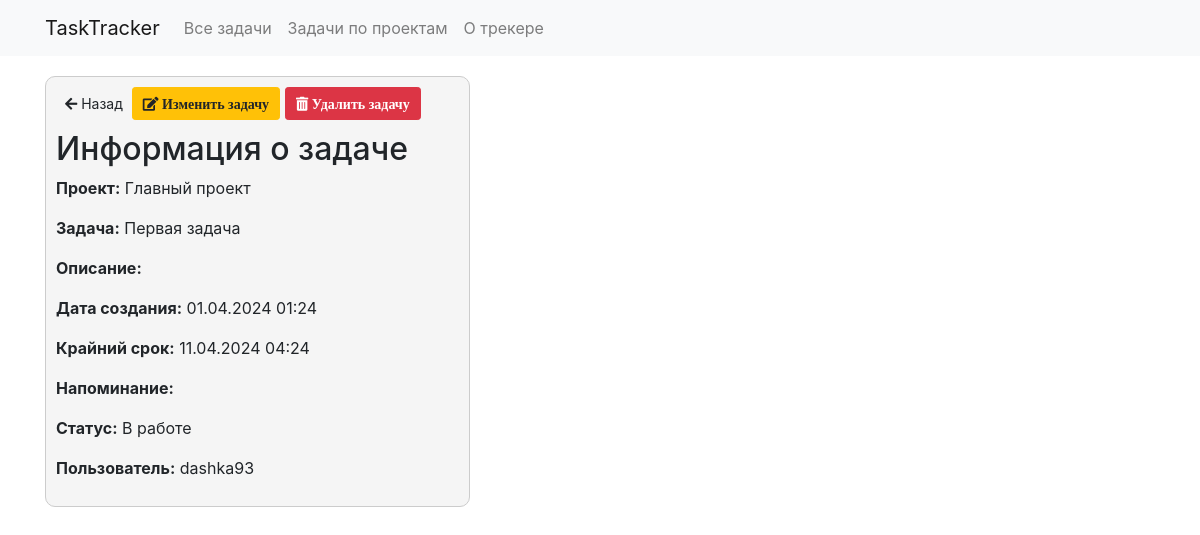
The page /task_info/37/?prev_page=/home on the database its author committed.
### tasktrackerapp/models.py (models this page shows, shortened)
class Task(models.Model):
    project = models.ForeignKey(Project, on_delete=models.CASCADE)
    title = models.CharField(max_length=200)
    description = models.TextField(blank=True, null=True)
    created_date= models.DateTimeField(blank=True, null=True)
    deadline = models.DateTimeField(blank=True, null=True)
    reminder = models.DateTimeField(blank=True, null=True)
    status = models.ForeignKey(TaskStatus, null=True, blank=True, on_delete=models.CASCADE)
    task_user = models.ForeignKey(User, on_delete=models.CASCADE)

class Project(models.Model):
    name = models.CharField(max_length=100)
    description = models.TextField(blank=True)
    def __str__(self):
        return self.name

class TaskStatus(models.Model):
    name = models.CharField(max_length=50)
    def __str__(self):
        return self.name

### tasktrackerapp/views.py (the view, shortened to what this page needs)
# urls.py: path('task_info/<int:task_id>/', views.task_info, name='task_info_page'),  #страница с информацией о конкретной задаче
def task_info(request, task_id, prev_page=None):
    task = Task.objects.get(id=task_id)
    prev_page = request.GET.get('prev_page')
    context = {'task': task,
               'task_id': task_id,
               'prev_page': prev_page}
    return render(request, 'task_info.html', context)

### tasktrackerapp/templates/task_info.html (shortened to what this page needs)
{% extends 'head.html' %}
{% block content %}
<form method="post" action=".">
    <div class="task-info-container">
        <div class="button-container">
            <a href="{{ prev_page }}" class="btn btn-default btn-sm">
                <i class="fas fa-arrow-left"></i> Назад
            </a>
            <button name="editTask" value="{{ task.id }}" class="btn btn-warning btn-sm">
                <i class="fas fa-edit"> Изменить задачу</i>
            </button>
            <button name="deleteTask" value="{{ task.id }}" class="btn btn-danger btn-sm">
                <i class="fas fa-trash-alt"> Удалить задачу</i>
            </button>
        </div>
        <h2>Информация о задаче</h2>
        <p><strong>Проект:</strong> {{ task.project }}</p>
        <p><strong>Задача:</strong> {{ task.title }}</p>
        <p><strong>Описание:</strong> {{ task.description }}</p>
        <p><strong>Дата создания:</strong> {{ task.created_date|date:"d.m.Y H:i" }}</p>
        <p><strong>Крайний срок:</strong> {{ task.deadline|date:"d.m.Y H:i" }}</p>
        <p><strong>Напоминание:</strong> {{ task.reminder|date:"d.m.Y H:i" }}</p>
        <p><strong>Статус:</strong> {{ task.status }}</p>
        <p><strong>Пользователь:</strong> {{ task.task_user }}</p>
    </div>
</form>
{% endblock content %}

### tasktrackerapp/static/css/styles.css (style rules this page uses)
.task-info-container { border: 1px solid #ccc; border-radius: 10px; background-color: #f2f2f2bb; padding: 10px; margin-top: 20px; max-width: 425px; }
.button-container, .button-container-top { display: flex; align-items: center; margin-bottom: 10px; }
.button-container button { padding: 5px 10px; font-size: 14px; margin-right: 5px; }

### rows shown on the page
Task: project "Главный проект", title "Первая задача", created_date "01.04.2024 01:24", deadline "11.04.2024 04:24", status "В работе", task_user "dashka93"
